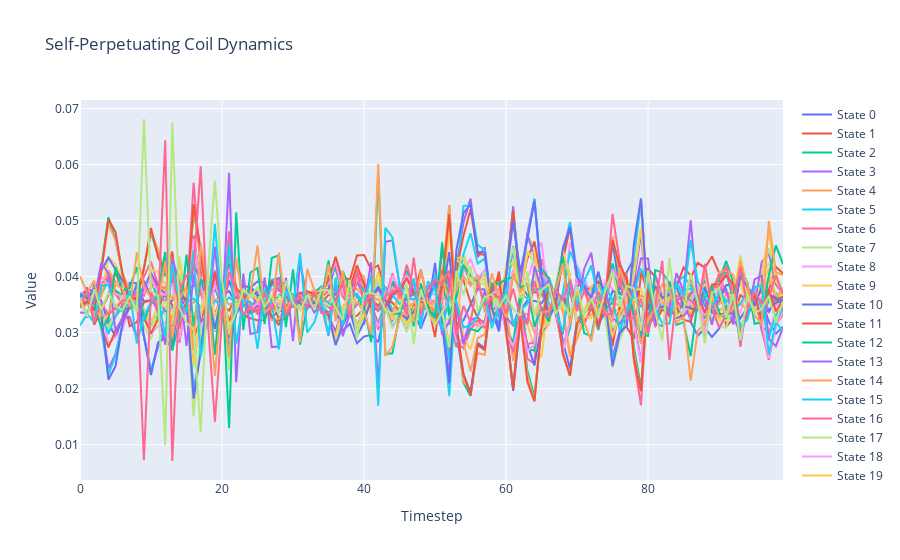

Source (notebook cell):
### Markdown cell above
Because coils are self-perpetuating dynamic systems, we can spin them up and let them run by using the 'step_coil' method. This gives a good look into just how crazy dynamics produces by coils on their own can be.

### Code cell
states = []
# Select the batch we want to make predictions for
batch = 8


# Grab starting state tensor
state_tensor = batch_X[:,0,:]

# How many steps do we want to run the coil overall?
max_steps = 100

batch_size = batch_X.shape[0]
transition_tensor = torch.softmax(torch.zeros(batch_size, n_features, n_features), dim = 1).to("cuda")
for step_state in range(max_steps):
    state_tensor, transition_tensor = model.step_coil(state_tensor, transition_tensor)
    states.append(state_tensor[batch,:])

# Move state dynamics to CPU
data = [row.to('cpu').detach().numpy() for row in states]
# Transpose the data to get 5 traces
traces = list(zip(*data))


# Create the figure and add traces
fig = go.Figure()

# Plotting
for i, trace in enumerate(traces):
    model_trace = go.Scatter(y=trace, mode='lines', name=f'State {i}')
    fig.add_trace(model_trace)

# Add title and labels
fig.update_layout(title=f'Self-Perpetuating Coil Dynamics',
                    xaxis_title='Timestep',
                    yaxis_title='Value')

# Show the figure
fig.show()
